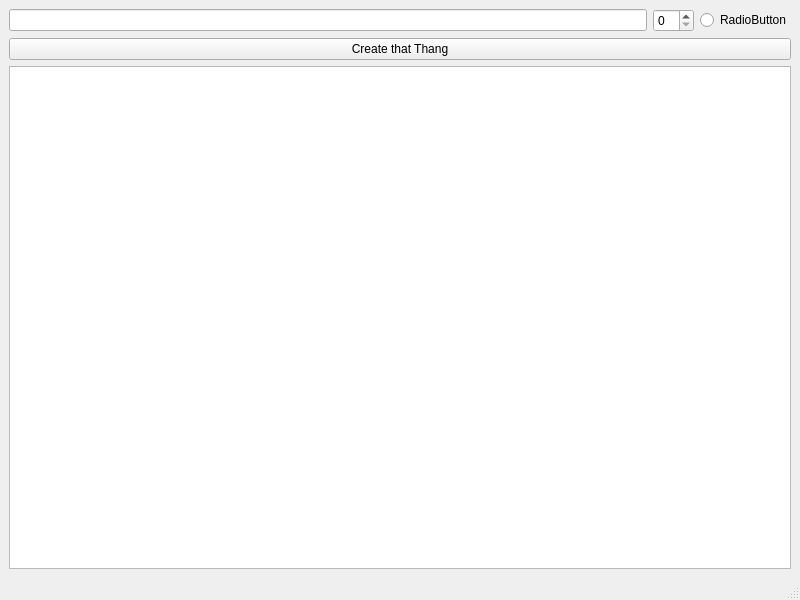
<?xml version="1.0" encoding="UTF-8"?>
<ui version="4.0">
 <class>MainWindow</class>
 <widget class="QMainWindow" name="MainWindow">
  <property name="geometry">
   <rect>
    <x>0</x>
    <y>0</y>
    <width>800</width>
    <height>600</height>
   </rect>
  </property>
  <property name="windowTitle">
   <string>MainWindow</string>
  </property>
  <widget class="QWidget" name="centralwidget">
   <layout class="QGridLayout" name="gridLayout">
    <item row="0" column="0">
     <layout class="QVBoxLayout" name="verticalLayout">
      <item>
       <layout class="QHBoxLayout" name="horizontalLayout">
        <item>
         <widget class="QLineEdit" name="lineEdit"/>
        </item>
        <item>
         <widget class="QSpinBox" name="spinBox"/>
        </item>
        <item>
         <widget class="QRadioButton" name="radioButton">
          <property name="text">
           <string>RadioButton</string>
          </property>
         </widget>
        </item>
       </layout>
      </item>
      <item>
       <widget class="QPushButton" name="pushButton">
        <property name="text">
         <string>Create that Thang</string>
        </property>
       </widget>
      </item>
      <item>
       <widget class="QTableWidget" name="tableWidget"/>
      </item>
     </layout>
    </item>
   </layout>
  </widget>
  <widget class="QMenuBar" name="menubar">
   <property name="geometry">
    <rect>
     <x>0</x>
     <y>0</y>
     <width>800</width>
     <height>21</height>
    </rect>
   </property>
  </widget>
  <widget class="QStatusBar" name="statusbar"/>
 </widget>
 <resources/>
 <connections/>
</ui>
